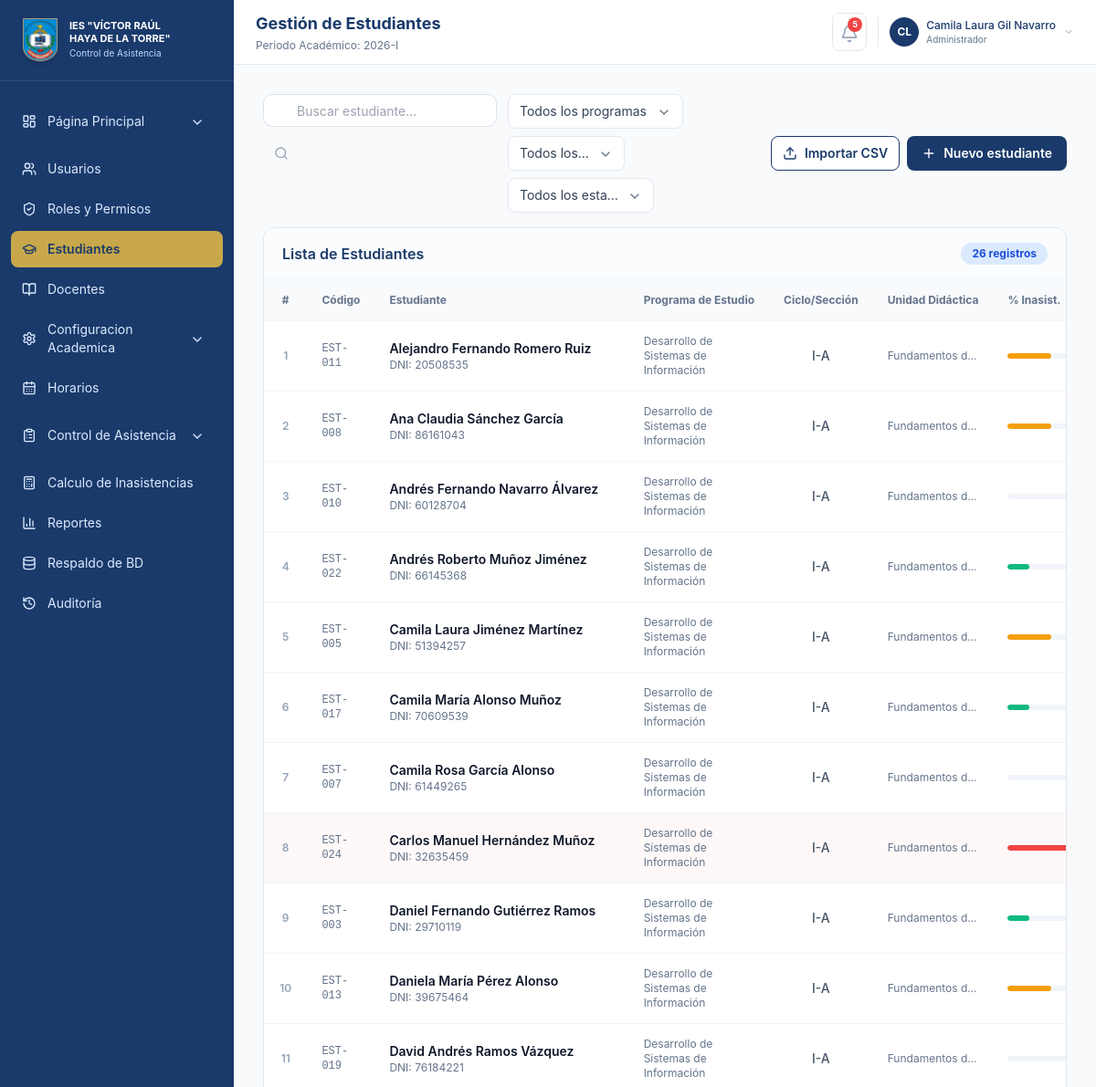
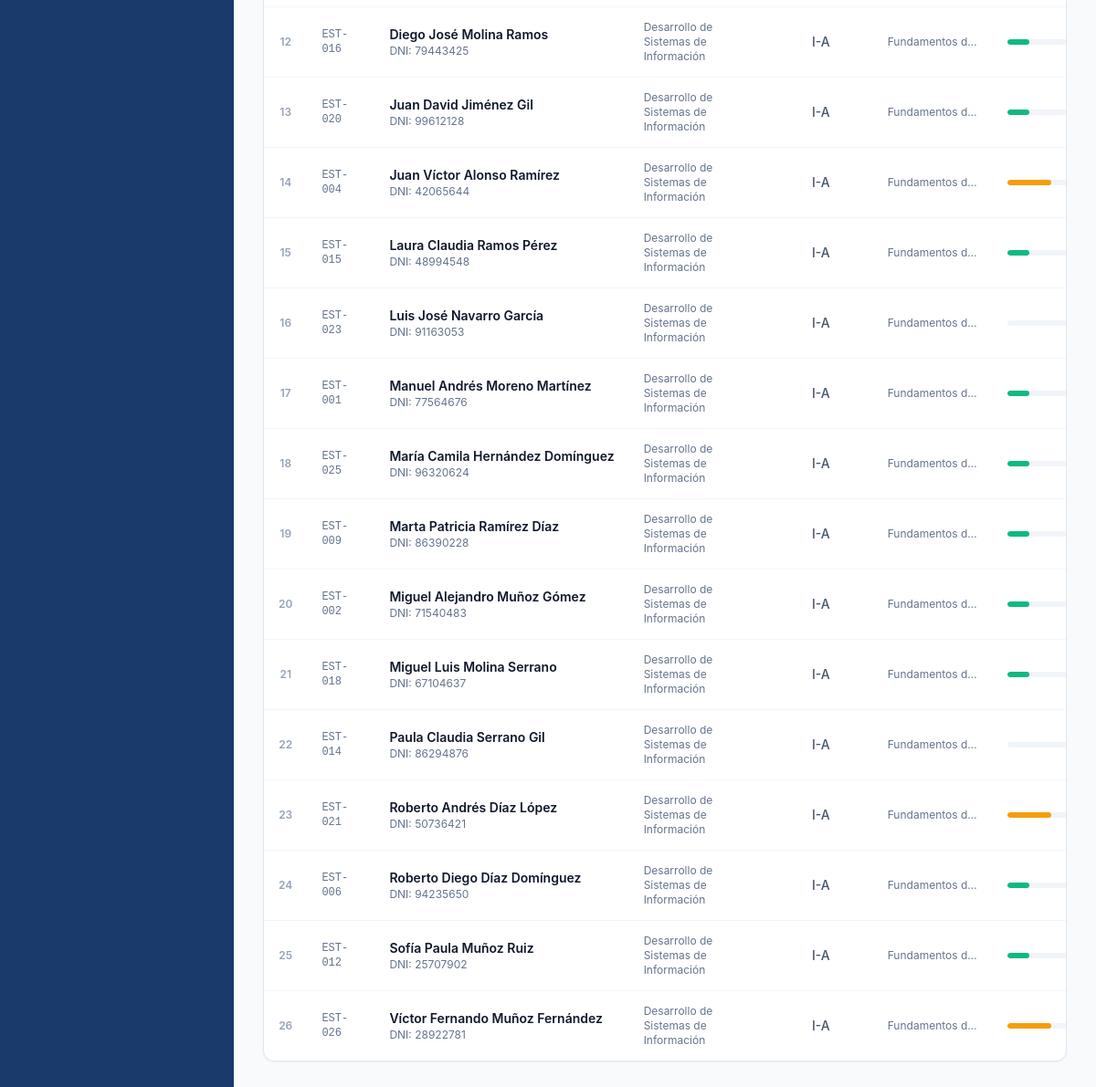
The page /index.php?m=estudiantes (signed in) on the database its author committed (2 pictures, top to bottom).
### tables this page shows
CREATE TABLE `estudiantes` (
  `id` int(11) NOT NULL AUTO_INCREMENT,
  `codigo` varchar(30) NOT NULL,
  `dni` varchar(20) NOT NULL,
  `nombres` varchar(160) NOT NULL,
  `programa_id` int(11) DEFAULT NULL,
  `periodo_curricular_id` int(11) DEFAULT NULL,
  `unidad_didactica_id` int(11) DEFAULT NULL,
  `seccion` varchar(10) NOT NULL,
  `total_sesiones` int(11) NOT NULL DEFAULT 0,
  `inasistencias` int(11) NOT NULL DEFAULT 0,
  `estado` enum('Activo','En riesgo','Inhabilitado') NOT NULL DEFAULT 'Activo',
  PRIMARY KEY (`id`),
  UNIQUE KEY `codigo` (`codigo`),
  KEY `fk_estudiantes_programa` (`programa_id`),
  KEY `fk_estudiantes_periodo` (`periodo_curricular_id`),
  KEY `fk_estudiantes_unidad` (`unidad_didactica_id`),
  KEY `idx_estudiantes_programa` (`programa_id`,`periodo_curricular_id`),
  CONSTRAINT `fk_estudiantes_periodo` FOREIGN KEY (`periodo_curricular_id`) REFERENCES `periodos_curriculares` (`id`) ON DELETE SET NULL,
  CONSTRAINT `fk_estudiantes_programa` FOREIGN KEY (`programa_id`) REFERENCES `programas` (`id`) ON DELETE SET NULL,
  CONSTRAINT `fk_estudiantes_unidad` FOREIGN KEY (`unidad_didactica_id`) REFERENCES `unidades_didacticas` (`id`) ON DELETE SET NULL
);

CREATE TABLE `programas` (
  `id` int(11) NOT NULL AUTO_INCREMENT,
  `codigo` varchar(10) NOT NULL,
  `nombre` varchar(180) NOT NULL,
  `estado` enum('Activo','Inactivo') NOT NULL DEFAULT 'Activo',
  PRIMARY KEY (`id`),
  UNIQUE KEY `codigo` (`codigo`)
);

CREATE TABLE `periodos_curriculares` (
  `id` int(11) NOT NULL AUTO_INCREMENT,
  `modulo_id` int(11) NOT NULL,
  `nombre` varchar(40) NOT NULL,
  PRIMARY KEY (`id`),
  KEY `modulo_id` (`modulo_id`),
  CONSTRAINT `periodos_curriculares_ibfk_1` FOREIGN KEY (`modulo_id`) REFERENCES `modulos_formativos` (`id`)
);

CREATE TABLE `unidades_didacticas` (
  `id` int(11) NOT NULL AUTO_INCREMENT,
  `periodo_curricular_id` int(11) NOT NULL,
  `nombre` varchar(180) NOT NULL,
  `estado` enum('Activo','Inactivo') NOT NULL DEFAULT 'Activo',
  PRIMARY KEY (`id`),
  KEY `periodo_curricular_id` (`periodo_curricular_id`),
  CONSTRAINT `unidades_didacticas_ibfk_1` FOREIGN KEY (`periodo_curricular_id`) REFERENCES `periodos_curriculares` (`id`)
);

### public/index.php (called while the page is built, shortened)
<?php
require_once __DIR__ . '/../app/helpers.php';
require __DIR__ . '/layout.php';

### app/db.php (called while the page is built, shortened)
<?php
function db(): PDO
{
    static $pdo = null;
    if ($pdo instanceof PDO) {
        return $pdo;
    }
    try {
        $dsn = 'mysql:host=' . DB_HOST . ';dbname=' . DB_NAME . ';charset=' . DB_CHARSET;
        $pdo = new PDO($dsn, DB_USER, DB_PASS, [
            PDO::ATTR_ERRMODE => PDO::ERRMODE_EXCEPTION,
            PDO::ATTR_DEFAULT_FETCH_MODE => PDO::FETCH_ASSOC,
            PDO::ATTR_EMULATE_PREPARES => false,
        ]);
    } catch (PDOException $e) {
        error_log('Error de base de datos: ' . $e->getMessage());
        http_response_code(500);
        die('La base de datos no está disponible. Verifique app/config.php e importe database/schema.sql antes de usar el sistema.');
    }
    return $pdo;
}
function fetch_all(string $sql, array $params = []): array
{
    $stmt = db()->prepare($sql);
    $stmt->execute($params);
    return $stmt->fetchAll();
}

### app/helpers.php (called while the page is built, shortened)
<?php
require_once __DIR__ . '/db.php';
function e(string|int|float|null $value): string
{
    return htmlspecialchars((string) $value, ENT_QUOTES, 'UTF-8');
}
function pct(array $estudiante): int
{
    $sesiones = max((int) ($estudiante['sesiones'] ?? 0), 1);
    return (int) round(((int) ($estudiante['inasistencias'] ?? 0) / $sesiones) * 100);
}
function all_estudiantes(): array
{
    return fetch_all('SELECT e.id, e.codigo, e.dni, e.nombres, e.programa_id, e.periodo_curricular_id, e.unidad_didactica_id, p.nombre as programa, pc.nombre as ciclo, e.seccion, ud.nombre as unidad, e.total_sesiones sesiones, e.inasistencias, e.estado FROM estudiantes e LEFT JOIN programas p ON e.programa_id = p.id LEFT JOIN periodos_curriculares pc ON e.periodo_curricular_id = pc.id LEFT JOIN unidades_didacticas ud ON e.unidad_didactica_id = ud.id ORDER BY e.nombres');
}

### public/modules/estudiantes.php (the view, shortened to what this page needs)
<?php
$estudiantes = all_estudiantes();
function pct_tone(int $pct): string
{
    return $pct >= 30 ? 'bg-red-500' : ($pct >= 20 ? 'bg-amber-500' : 'bg-emerald-500');
}
?>
<div class="space-y-4">
    <div class="flex flex-col md:flex-row gap-3 justify-between items-start md:items-center w-full">
        <div class="flex flex-col md:flex-row gap-3 w-full md:w-auto flex-1">
            <div class="flex gap-2 w-full md:w-auto shrink-0">
                <label class="relative block flex-1 md:w-64">
                    <i data-lucide="search" class="pointer-events-none absolute left-3 top-1/2 h-4 w-4 -translate-y-1/2 text-slate-400"></i>
                    <input id="filter-search" class="form-control filter-input w-full pl-9" placeholder="Buscar estudiante...">
                </label>
            </div>
            <div class="flex flex-col md:flex-row md:flex-wrap items-start md:items-end gap-2 w-full md:w-auto">
            </div>
        </div>
        <div class="flex gap-2 w-full md:w-auto shrink-0 mt-2 md:mt-0 justify-end">
            <button type="button" data-modal-target="modal-importar-estudiantes" class="w-full md:w-auto inline-flex items-center justify-center gap-2 rounded-lg border border-[#1a3a6b] bg-white px-3 py-2 text-sm font-semibold text-[#1a3a6b] transition hover:bg-blue-50">
                <i data-lucide="upload" class="h-4 w-4"></i>
                <span>Importar CSV</span>
            </button>
            <button type="button" data-modal-target="modal-nuevo-estudiante" class="hidden md:inline-flex items-center justify-center gap-2 rounded-lg bg-[#1a3a6b] px-4 py-2 text-sm font-semibold text-white transition hover:bg-[#142d54]">
                <i data-lucide="plus" class="h-4 w-4"></i>
                <span>Nuevo estudiante</span>
            </button>
        </div>
    </div>
    <div class="overflow-hidden rounded-xl border border-slate-200 bg-white shadow-sm hidden md:block">
        <div class="flex items-center justify-between border-b border-slate-100 px-5 py-4 bg-slate-50/50">
            <h2 class="font-semibold text-[#1a3a6b]">Lista de Estudiantes</h2>
            <span class="rounded-full bg-blue-100 px-3 py-1 text-xs font-bold text-blue-700 shrink-0 whitespace-nowrap">
                <?= count($estudiantes) ?> registro<?= count($estudiantes) !== 1 ? 's' : '' ?>
            </span>
        </div>
        <div class="overflow-x-auto min-h-[300px]">
            <table class="w-full text-sm min-w-[900px]">
                <thead>
                    <tr class="border-b border-slate-100 bg-slate-50">
                        <th class="table-th w-16 text-center whitespace-nowrap">#</th>
                        <th class="table-th whitespace-nowrap">Código</th>
                        <th class="table-th whitespace-nowrap">Estudiante</th>
                        <th class="table-th whitespace-nowrap">Programa de Estudio</th>
                        <th class="table-th whitespace-nowrap text-center">Ciclo/Sección</th>
                        <th class="table-th whitespace-nowrap">Unidad Didáctica</th>
                        <th class="table-th whitespace-nowrap">% Inasist.</th>
                    </tr>
                </thead>
                <tbody class="divide-y divide-slate-100">
                <?php foreach ($estudiantes as $index => $e): ?>
                    <?php
                    $pct = pct($e);
                    $pctWidth = min(($pct / 30) * 100, 100);
                    $calculatedState = $e['estado'];
                    if ($calculatedState === 'Activo') {
                        $calculatedState = $pct >= 30 ? 'Inhabilitado' : ($pct >= 20 ? 'En riesgo' : 'Activo');
                    }
                    $trClass = $e['estado'] === 'Inhabilitado' ? 'bg-red-50/50' : 'transition hover:bg-slate-50/50';
                    ?>
                    <tr class="<?= $trClass ?> estudiante-row" data-search="<?= strtolower(e($e['codigo'] . ' ' . $e['nombres'] . ' ' . ($e['dni'] ?? ''))) ?>" data-programa="<?= e($e['programa']) ?>" data-ciclo="<?= e($e['ciclo']) ?>" data-estado="<?= e($calculatedState) ?>">
                        <td class="table-td text-center text-slate-400 text-xs font-semibold"><?= $index + 1 ?></td>
                        <td class="table-td font-mono text-xs text-slate-500"><?= e($e['codigo']) ?></td>
                        <td class="table-td">
                            <div class="flex flex-col min-w-0">
                                <span class="truncate font-semibold text-slate-900" title="<?= e($e['nombres']) ?>"><?= e($e['nombres']) ?></span>
                                <span class="truncate text-xs text-slate-500">DNI: <?= e($e['dni'] ?? '') ?></span>
                            </div>
                        </td>
                        <td class="table-td text-xs text-slate-500"><?= e($e['programa']) ?></td>
                        <td class="table-td text-center font-medium text-slate-600"><?= e($e['ciclo']) ?>-<?= e($e['seccion']) ?></td>
                        <td class="table-td max-w-32 truncate text-xs text-slate-500" title="<?= e($e['unidad']) ?>"><?= e($e['unidad']) ?></td>
                        <td class="table-td">
                            <div class="flex min-w-[7rem] items-center gap-2" title="<?= e($e['inasistencias']) ?>/<?= e($e['sesiones']) ?> faltas">
                                <div class="h-1.5 min-w-8 flex-1 overflow-hidden rounded-full bg-slate-100">
                                    <div class="h-full rounded-full <?= pct_tone($pct) ?>" style="width: <?= e((string) $pctWidth) ?>%"></div>
                                </div>
                            </div>
                        </td>
                    </tr>
                <?php endforeach; ?>
                </tbody>
            </table>
        </div>
    </div>
</div>

### public/assets/app.css (style rules this page uses)
body { font-family: Inter, ui-sans-serif, system-ui, -apple-system, BlinkMacSystemFont, "Segoe UI", sans-serif; }
.table-th { padding: 0.75rem 1rem; text-align: left; font-size: 0.75rem; font-weight: 700; color: #64748b; }
.table-td { padding: 0.875rem 1rem; font-size: 0.875rem; color: #334155; vertical-align: middle; }
.form-control { width: 100%; border-radius: 0.625rem; border: 1px solid #dbe3ee; background: #fff; padding: 0.625rem 0.75rem; font-size: 0.875rem; outline: none; transition: all 0.2s cubic-bezier(0.4, 0, 0.2, 1); }
input.form-control.filter-input { min-height: 2.25rem; height: 2.25rem; padding-top: 0.375rem; padding-bottom: 0.375rem; line-height: 1.25rem; }
.lucide { display: inline-block; flex-shrink: 0; stroke-width: 2; vertical-align: middle; }

### rows shown on the page
estudiantes: codigo "EST-011", nombres "Alejandro Fernando Romero Ruiz", dni "20508535", programa.nombre "Desarrollo de Sistemas de Información", periodo_curricular.nombre "I", seccion "A", unidad_didactica.nombre "Fundamentos d…", inasistencias 2 (drawn)
estudiantes: codigo "EST-008", nombres "Ana Claudia Sánchez García", dni "86161043", programa.nombre "Desarrollo de Sistemas de Información", periodo_curricular.nombre "I", seccion "A", unidad_didactica.nombre "Fundamentos d…", inasistencias 2 (drawn)
estudiantes: codigo "EST-010", nombres "Andrés Fernando Navarro Álvarez", dni "60128704", programa.nombre "Desarrollo de Sistemas de Información", periodo_curricular.nombre "I", seccion "A", unidad_didactica.nombre "Fundamentos d…"
estudiantes: codigo "EST-022", nombres "Andrés Roberto Muñoz Jiménez", dni "66145368", programa.nombre "Desarrollo de Sistemas de Información", periodo_curricular.nombre "I", seccion "A", unidad_didactica.nombre "Fundamentos d…", total_sesiones 10 (drawn)
estudiantes: codigo "EST-005", nombres "Camila Laura Jiménez Martínez", dni "51394257", programa.nombre "Desarrollo de Sistemas de Información", periodo_curricular.nombre "I", seccion "A", unidad_didactica.nombre "Fundamentos d…", inasistencias 2 (drawn)
estudiantes: codigo "EST-017", nombres "Camila María Alonso Muñoz", dni "70609539", programa.nombre "Desarrollo de Sistemas de Información", periodo_curricular.nombre "I", seccion "A", unidad_didactica.nombre "Fundamentos d…", total_sesiones 10 (drawn)
estudiantes: codigo "EST-007", nombres "Camila Rosa García Alonso", dni "61449265", programa.nombre "Desarrollo de Sistemas de Información", periodo_curricular.nombre "I", seccion "A", unidad_didactica.nombre "Fundamentos d…"
estudiantes: codigo "EST-024", nombres "Carlos Manuel Hernández Muñoz", dni "32635459", programa.nombre "Desarrollo de Sistemas de Información", periodo_curricular.nombre "I", seccion "A", unidad_didactica.nombre "Fundamentos d…", inasistencias 3 (drawn)
estudiantes: codigo "EST-003", nombres "Daniel Fernando Gutiérrez Ramos", dni "29710119", programa.nombre "Desarrollo de Sistemas de Información", periodo_curricular.nombre "I", seccion "A", unidad_didactica.nombre "Fundamentos d…", total_sesiones 10 (drawn)
estudiantes: codigo "EST-013", nombres "Daniela María Pérez Alonso", dni "39675464", programa.nombre "Desarrollo de Sistemas de Información", periodo_curricular.nombre "I", seccion "A", unidad_didactica.nombre "Fundamentos d…", inasistencias 2 (drawn)
estudiantes: codigo "EST-019", nombres "David Andrés Ramos Vázquez", dni "76184221", programa.nombre "Desarrollo de Sistemas de Información", periodo_curricular.nombre "I", seccion "A", unidad_didactica.nombre "Fundamentos d…"
estudiantes: codigo "EST-016", nombres "Diego José Molina Ramos", dni "79443425", programa.nombre "Desarrollo de Sistemas de Información", periodo_curricular.nombre "I", seccion "A", unidad_didactica.nombre "Fundamentos d…", total_sesiones 10 (drawn)
estudiantes: codigo "EST-020", nombres "Juan David Jiménez Gil", dni "99612128", programa.nombre "Desarrollo de Sistemas de Información", periodo_curricular.nombre "I", seccion "A", unidad_didactica.nombre "Fundamentos d…", total_sesiones 10 (drawn)
estudiantes: codigo "EST-004", nombres "Juan Víctor Alonso Ramírez", dni "42065644", programa.nombre "Desarrollo de Sistemas de Información", periodo_curricular.nombre "I", seccion "A", unidad_didactica.nombre "Fundamentos d…", inasistencias 2 (drawn)
estudiantes: codigo "EST-015", nombres "Laura Claudia Ramos Pérez", dni "48994548", programa.nombre "Desarrollo de Sistemas de Información", periodo_curricular.nombre "I", seccion "A", unidad_didactica.nombre "Fundamentos d…", total_sesiones 10 (drawn)
estudiantes: codigo "EST-023", nombres "Luis José Navarro García", dni "91163053", programa.nombre "Desarrollo de Sistemas de Información", periodo_curricular.nombre "I", seccion "A", unidad_didactica.nombre "Fundamentos d…"
estudiantes: codigo "EST-001", nombres "Manuel Andrés Moreno Martínez", dni "77564676", programa.nombre "Desarrollo de Sistemas de Información", periodo_curricular.nombre "I", seccion "A", unidad_didactica.nombre "Fundamentos d…", total_sesiones 10 (drawn)
estudiantes: codigo "EST-025", nombres "María Camila Hernández Domínguez", dni "96320624", programa.nombre "Desarrollo de Sistemas de Información", periodo_curricular.nombre "I", seccion "A", unidad_didactica.nombre "Fundamentos d…", total_sesiones 10 (drawn)
estudiantes: codigo "EST-009", nombres "Marta Patricia Ramírez Díaz", dni "86390228", programa.nombre "Desarrollo de Sistemas de Información", periodo_curricular.nombre "I", seccion "A", unidad_didactica.nombre "Fundamentos d…", total_sesiones 10 (drawn)
estudiantes: codigo "EST-002", nombres "Miguel Alejandro Muñoz Gómez", dni "71540483", programa.nombre "Desarrollo de Sistemas de Información", periodo_curricular.nombre "I", seccion "A", unidad_didactica.nombre "Fundamentos d…", total_sesiones 10 (drawn)
estudiantes: codigo "EST-018", nombres "Miguel Luis Molina Serrano", dni "67104637", programa.nombre "Desarrollo de Sistemas de Información", periodo_curricular.nombre "I", seccion "A", unidad_didactica.nombre "Fundamentos d…", total_sesiones 10 (drawn)
estudiantes: codigo "EST-014", nombres "Paula Claudia Serrano Gil", dni "86294876", programa.nombre "Desarrollo de Sistemas de Información", periodo_curricular.nombre "I", seccion "A", unidad_didactica.nombre "Fundamentos d…"
estudiantes: codigo "EST-021", nombres "Roberto Andrés Díaz López", dni "50736421", programa.nombre "Desarrollo de Sistemas de Información", periodo_curricular.nombre "I", seccion "A", unidad_didactica.nombre "Fundamentos d…", inasistencias 2 (drawn)
estudiantes: codigo "EST-006", nombres "Roberto Diego Díaz Domínguez", dni "94235650", programa.nombre "Desarrollo de Sistemas de Información", periodo_curricular.nombre "I", seccion "A", unidad_didactica.nombre "Fundamentos d…", total_sesiones 10 (drawn)
estudiantes: codigo "EST-012", nombres "Sofía Paula Muñoz Ruiz", dni "25707902", programa.nombre "Desarrollo de Sistemas de Información", periodo_curricular.nombre "I", seccion "A", unidad_didactica.nombre "Fundamentos d…", total_sesiones 10 (drawn)
estudiantes: codigo "EST-026", nombres "Víctor Fernando Muñoz Fernández", dni "28922781", programa.nombre "Desarrollo de Sistemas de Información", periodo_curricular.nombre "I", seccion "A", unidad_didactica.nombre "Fundamentos d…", inasistencias 2 (drawn)

### other values the page prints
$label "Página Principal"
$label "Usuarios"
$label "Roles y Permisos"
$label "Estudiantes"
$label "Docentes"
$label "Configuracion Academica"
$label "Horarios"
$label "Control de Asistencia"
$label "Calculo de Inasistencias"
$label "Reportes"
$label "Respaldo de BD"
$label "Auditoría"
$title "Gestión de Estudiantes"
$unread_count "5"
user_initials($user['nombre']) "CL"
